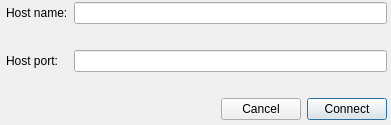
<?xml version="1.0" encoding="UTF-8"?>
<ui version="4.0">
 <class>Form</class>
 <widget class="QWidget" name="Form">
  <property name="geometry">
   <rect>
    <x>0</x>
    <y>0</y>
    <width>391</width>
    <height>125</height>
   </rect>
  </property>
  <property name="windowTitle">
   <string>Form</string>
  </property>
  <widget class="QWidget" name="verticalLayoutWidget">
   <property name="geometry">
    <rect>
     <x>6</x>
     <y>2</y>
     <width>381</width>
     <height>118</height>
    </rect>
   </property>
   <layout class="QVBoxLayout" name="verticalLayout">
    <item>
     <layout class="QGridLayout" name="gridLayout">
      <item row="0" column="0">
       <widget class="QLabel" name="label">
        <property name="text">
         <string>Host name:</string>
        </property>
       </widget>
      </item>
      <item row="2" column="1">
       <widget class="QLineEdit" name="port_edit"/>
      </item>
      <item row="2" column="0">
       <widget class="QLabel" name="label_2">
        <property name="text">
         <string>Host port:</string>
        </property>
       </widget>
      </item>
      <item row="0" column="1">
       <widget class="QLineEdit" name="address_edit"/>
      </item>
      <item row="1" column="1">
       <spacer name="verticalSpacer_2">
        <property name="orientation">
         <enum>Qt::Vertical</enum>
        </property>
        <property name="sizeHint" stdset="0">
         <size>
          <width>20</width>
          <height>40</height>
         </size>
        </property>
       </spacer>
      </item>
     </layout>
    </item>
    <item>
     <spacer name="verticalSpacer">
      <property name="orientation">
       <enum>Qt::Vertical</enum>
      </property>
      <property name="sizeHint" stdset="0">
       <size>
        <width>20</width>
        <height>40</height>
       </size>
      </property>
     </spacer>
    </item>
    <item>
     <layout class="QHBoxLayout" name="horizontalLayout">
      <item>
       <spacer name="horizontalSpacer">
        <property name="orientation">
         <enum>Qt::Horizontal</enum>
        </property>
        <property name="sizeHint" stdset="0">
         <size>
          <width>40</width>
          <height>20</height>
         </size>
        </property>
       </spacer>
      </item>
      <item>
       <widget class="QPushButton" name="cancel_btn">
        <property name="text">
         <string>Cancel</string>
        </property>
       </widget>
      </item>
      <item>
       <widget class="QPushButton" name="connect_btn">
        <property name="text">
         <string>Connect</string>
        </property>
        <property name="default">
         <bool>true</bool>
        </property>
       </widget>
      </item>
     </layout>
    </item>
   </layout>
  </widget>
 </widget>
 <resources/>
 <connections/>
</ui>
